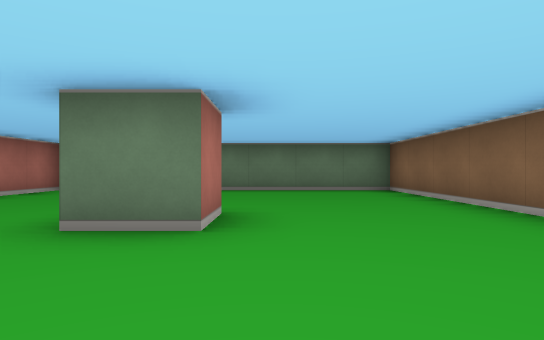
view 1 (above)

14 first-person views from a walk through a cub3D ray-caster map. The camera is about half as high as the walls, looks level and sees 75° across. The floor is counted in squares. Each view is taken from the middle of a square. On the plan, view 1 faces up. The plan holds only what a view shows up to about 9 squares ahead; the rest is blank.

view 2
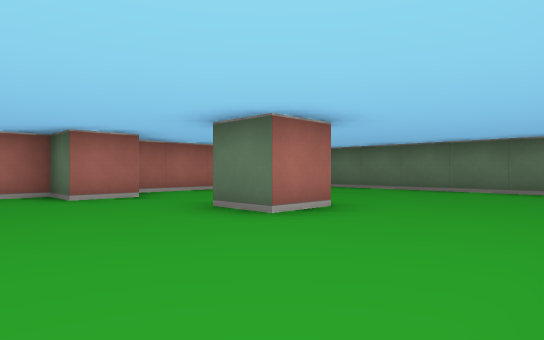

view 3
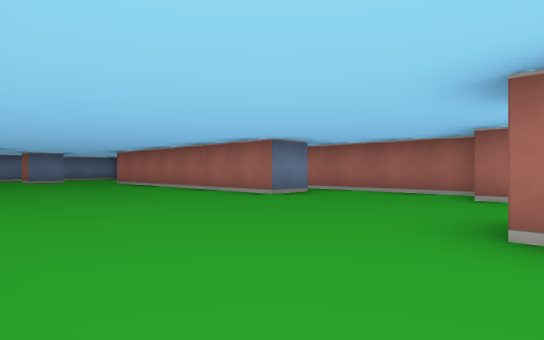

view 4
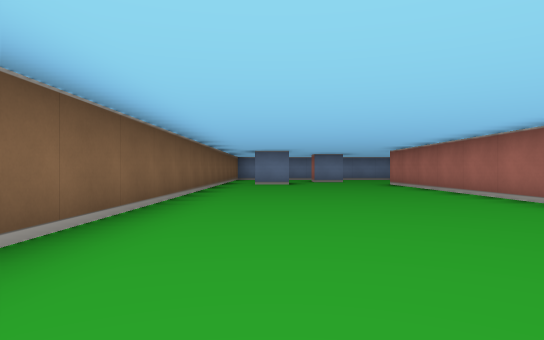

view 5
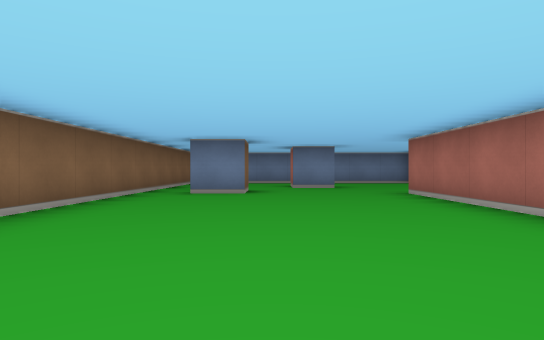

view 6
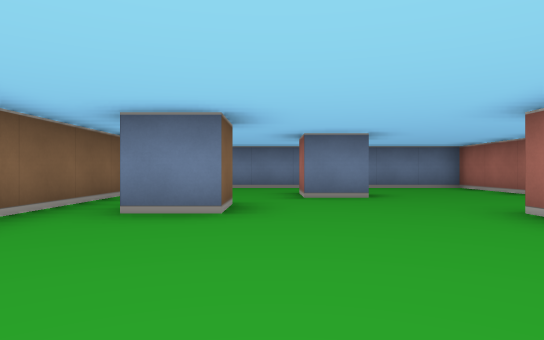

view 7
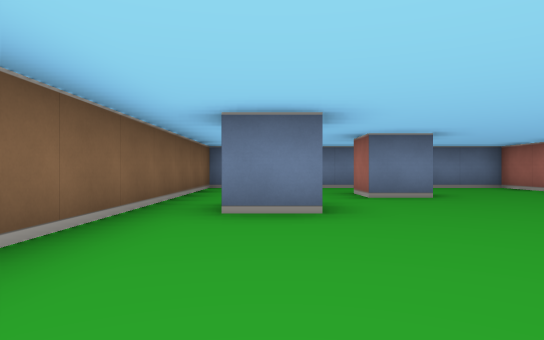

view 8
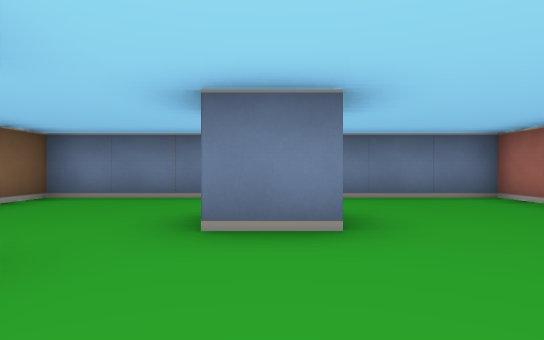

view 9
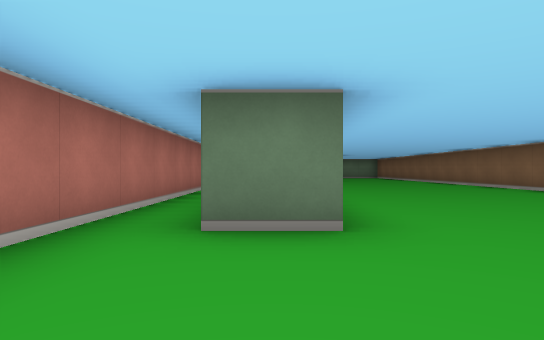

view 10
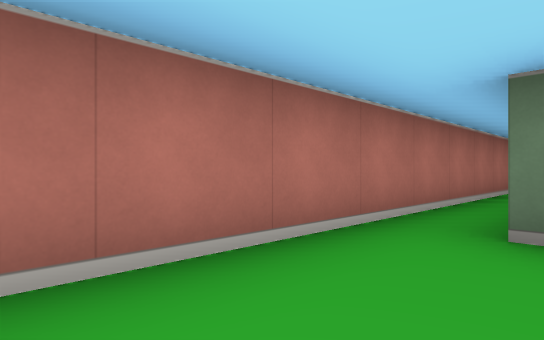

view 11
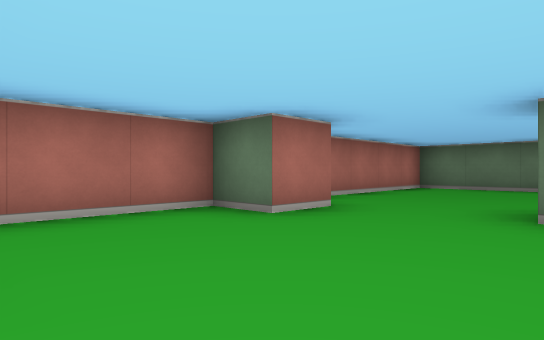

view 12
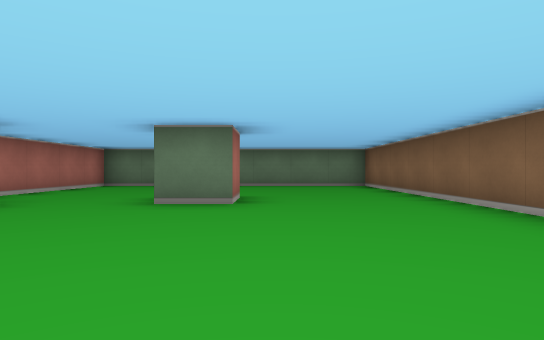

view 13
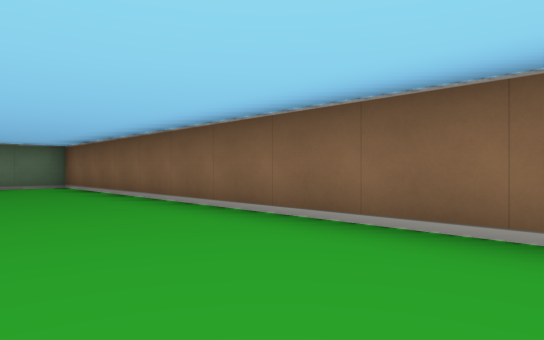

view 14
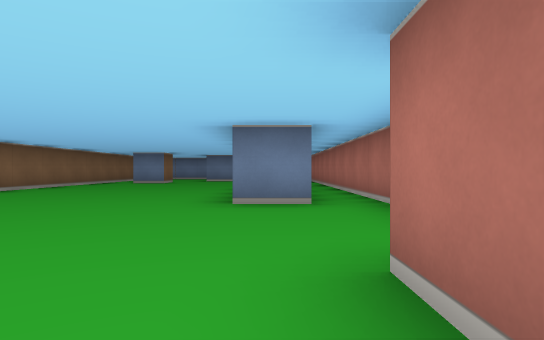

### Floor plan
Points are (right, up) in squares from view 1. A wall is a line through its corners. A room is listed if a view was taken in it or the views show most of it. See-through windows are left out.
Room 1 (views 1, 2, 3, 4, 5, 6, 7, 8, 9, 10, 11, 12, 13, 14)
walls: (-3.6, -1.5) (-2.5, -1.5) (-2.5, -8.5) (-3.5, -8.5); (-3.5, 2.5) (-3.5, 1.5) (-4.5, 1.5) (-4.5, -13.5) (2.5, -13.5) (2.5, 7.5) (-4.5, 7.5) (-4.5, 2.9); (-0.5, 3.5) (-0.5, 2.5) (-1.5, 2.5); (0.5, -9.5) (0.5, -8.5) (1.5, -8.5); (-1.5, -10.5) (-0.5, -10.5) (-0.5, -11.5)

Positions as (right, up) in squares from view 1, and headings:
1: (0, 0), facing up
2: (2, 0), facing up-left
3: (2, 3), facing down-left
4: (1, 2), facing down
5: (0, -2), facing down
6: (0, -5), facing down
7: (1, -5), facing down
8: (-1, -8), facing down
9: (-3, -11), facing up
10: (-3, -11), facing up-left
11: (-1, -1), facing up-left
12: (0, -2), facing up
13: (0, -2), facing up-right
14: (-3, 3), facing down
